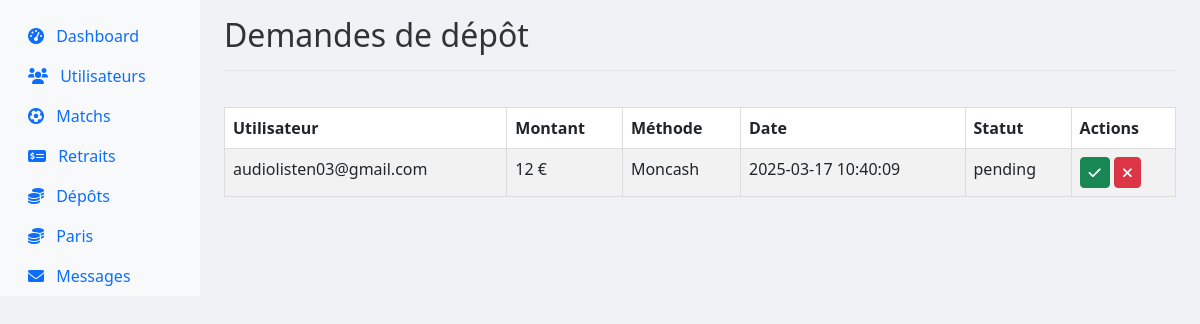
Page /superadmin.php?action=deposits (signed in) on the committed database.
### tables this page shows
CREATE TABLE `deposits` (
  `id` int(11) NOT NULL,
  `user_id` int(11) NOT NULL,
  `amount` float NOT NULL,
  `method` enum('moncash','paypal','wise') NOT NULL,
  `payment_id` varchar(255) NOT NULL,
  `proof` varchar(255) NOT NULL,
  `comment` text DEFAULT NULL,
  `status` enum('pending','approved','rejected') NOT NULL DEFAULT 'pending',
  `request_date` datetime DEFAULT current_timestamp(),
  `processed_date` datetime DEFAULT NULL
);

CREATE TABLE `users` (
  `id` int(11) NOT NULL,
  `email` varchar(255) NOT NULL,
  `password` varchar(255) NOT NULL,
  `unique_id` varchar(255) NOT NULL,
  `account_type` enum('bronze','argent','or') NOT NULL DEFAULT 'bronze',
  `points` float NOT NULL DEFAULT 0,
  `last_login` datetime DEFAULT current_timestamp(),
  `referrals` int(11) NOT NULL DEFAULT 0,
  `role` varchar(50) NOT NULL DEFAULT 'user'
);

### superadmin.php (the view, shortened to what this page needs)
<?php
require 'includes/config.php';
$action = $_GET['action'] ?? 'dashboard';
$users = $pdo->query("SELECT * FROM users")->fetchAll();
$deposits = $pdo->query("
    SELECT d.id, d.amount, d.method, d.status, d.request_date, u.email
    FROM deposits d
    JOIN users u ON d.user_id = u.id
    WHERE d.status = 'pending'
    ORDER BY d.request_date DESC
")->fetchAll();
$totalUsers = count($users);
$pendingWithdrawals = $pdo->query("SELECT COUNT(*) FROM withdrawals WHERE status = 'pending'")->fetchColumn();
$pendingDeposits = $pdo->query("SELECT COUNT(*) FROM deposits WHERE status = 'pending'")->fetchColumn();
?>
<!DOCTYPE html>
<html lang="fr">
<head>
    <link href="https://cdn.jsdelivr.net/npm/bootstrap@5.3.0/dist/css/bootstrap.min.css" rel="stylesheet">
    <link rel="stylesheet" href="https://cdnjs.cloudflare.com/ajax/libs/font-awesome/6.0.0/css/all.min.css">
    <link rel="stylesheet" href="css/style.css">
</head>
<body>
    <div class="container-fluid">
        <div class="row">
            <nav class="col-md-3 col-lg-2 d-md-block bg-light sidebar">
                <div class="position-sticky pt-3">
                    <ul class="nav flex-column">
                        <li class="nav-item">
                            <a class="nav-link <?= $action === 'dashboard' ? 'active' : '' ?>" href="?action=dashboard">
                                <i class="fas fa-tachometer-alt me-2"></i> Dashboard
                            </a>
                        </li>
                        <li class="nav-item">
                            <a class="nav-link <?= $action === 'users' ? 'active' : '' ?>" href="?action=users">
                                <i class="fas fa-users me-2"></i> Utilisateurs
                            </a>
                        </li>
                        <li class="nav-item">
                            <a class="nav-link <?= $action === 'matches' ? 'active' : '' ?>" href="?action=matches">
                                <i class="fas fa-futbol me-2"></i> Matchs
                            </a>
                        </li>
                        <li class="nav-item">
                            <a class="nav-link <?= $action === 'withdrawals' ? 'active' : '' ?>" href="?action=withdrawals">
                                <i class="fas fa-money-check-alt me-2"></i> Retraits
                            </a>
                        </li>
                        <li class="nav-item">
                            <a class="nav-link <?= $action === 'deposits' ? 'active' : '' ?>" href="?action=deposits">
                                <i class="fas fa-coins me-2"></i> Dépôts
                            </a>
                        </li>
                        <li class="nav-item">
                            <a class="nav-link <?= $action === 'bets' ? 'active' : '' ?>" href="?action=bets">
                                 <i class="fas fa-coins me-2"></i> Paris
    </a>
                        </li>
                        <li class="nav-item">
                            <a class="nav-link <?= $action === 'messages' ? 'active' : '' ?>" href="?action=messages">
                                <i class="fas fa-envelope me-2"></i> Messages
                            </a>
                        </li>
                    </ul>
                </div>
            </nav>
            <main class="col-md-9 ms-sm-auto col-lg-10 px-md-4">
                <?php if($action === 'dashboard'): ?>
                    <div class="d-flex justify-content-between flex-wrap flex-md-nowrap align-items-center pt-3 pb-2 mb-3 border-bottom">
                        <h1 class="h2">Tableau de bord</h1>
                    </div>
                    <div class="row">
                        <div class="col-md-3">
                            <div class="card text-white bg-primary mb-3">
                                <div class="card-body">
                                    <h5 class="card-title">Utilisateurs</h5>
                                    <p class="card-text display-4"><?= $totalUsers ?></p>
                                </div>
                            </div>
                        </div>
                        <div class="col-md-3">
                            <div class="card text-white bg-warning mb-3">
                                <div class="card-body">
                                    <h5 class="card-title">Retraits en attente</h5>
                                    <p class="card-text display-4"><?= $pendingWithdrawals ?></p>
                                </div>
                            </div>
                        </div>
                        <div class="col-md-3">
                            <div class="card text-white bg-success mb-3">
                                <div class="card-body">
                                    <h5 class="card-title">Dépôts en attente</h5>
                                    <p class="card-text display-4"><?= $pendingDeposits ?></p>
                                </div>
                            </div>
                        </div>
                    </div>
                <?php elseif($action === 'deposits'): ?>
                    <div class="d-flex justify-content-between flex-wrap flex-md-nowrap align-items-center pt-3 pb-2 mb-3 border-bottom">
                        <h1 class="h2">Demandes de dépôt</h1>
                    </div>
                    <div class="table-responsive">
                        <table class="table table-striped">
                            <thead>
                                <tr>
                                    <th>Utilisateur</th>
                                    <th>Montant</th>
                                    <th>Méthode</th>
                                    <th>Date</th>
                                    <th>Statut</th>
                                    <th>Actions</th>
                                </tr>
                            </thead>
                            <tbody>
                                <?php foreach($deposits as $deposit): ?>
                                <tr>
                                    <td><?= htmlspecialchars($deposit['email']) ?></td>
                                    <td><?= isset($deposit['amount']) ? $deposit['amount'] : 'N/A' ?> €</td>
                                    <td><?= ucfirst($deposit['method']) ?></td>
                                    <td><?= $deposit['request_date'] ?></td>
                                    <td><?= $deposit['status'] ?></td>
                                    <td>
                                        <?php if($deposit['status'] === 'pending'): ?>
                                            <a href="process_deposit.php?id=<?= $deposit['id'] ?>&action=approve"
                                               class="btn btn-sm btn-success">
                                                <i class="fas fa-check"></i>
                                            </a>
                                            <a href="process_deposit.php?id=<?= $deposit['id'] ?>&action=reject"
                                               class="btn btn-sm btn-danger">
                                                <i class="fas fa-times"></i>
                                            </a>
                                        <?php endif; ?>
                                    </td>
                                </tr>
                                <?php endforeach; ?>
                            </tbody>
                        </table>
                    </div>
                <?php endif; ?>
            </main>
        </div>
    </div>
</body>
</html>

### css/style.css (style rules this page uses)
body { font-family: 'Segoe UI', Tahoma, Geneva, Verdana, sans-serif; background-color: #f0f2f5; color: #333; margin: 0; padding: 0; }
table { width: 100%; border-collapse: collapse; margin-top: 20px; }
table, th, td { border: 1px solid #ddd; }
th, td { padding: 12px; text-align: left; }
th { background-color: #0066cc; color: #fff; }

### rows in the picture
deposits: user.email "audiolisten03@gmail.com", amount "12", method "Moncash", request_date "2025-03-17 10:40:09", status "pending"
